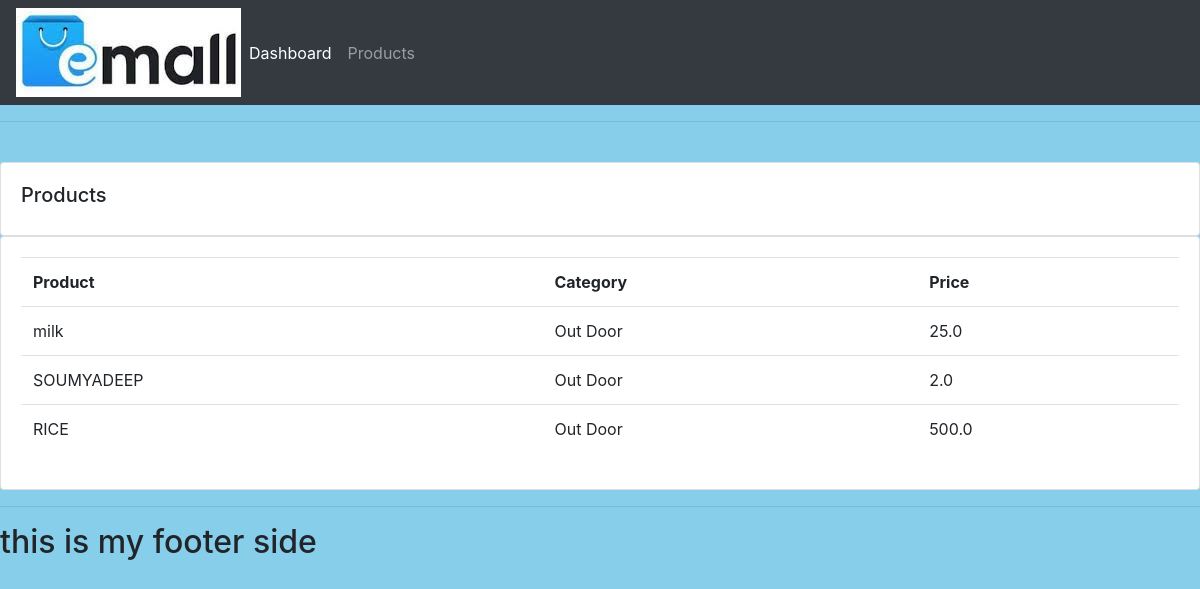
The app's page /product/ with its own data.
### accounts/models.py (models this page shows, shortened)
class Product(models.Model):
    CATEGORY=(
        ('Indoor','Indoor'),
        ('Out Door','Out Door'),
    )
    name=models.CharField(max_length=200,null=True)
    price=models.FloatField(null=True)
    category=models.CharField(max_length=200,null=True,choices=CATEGORY)
    descriptions=models.CharField(max_length=200,null=True,blank=True)
    date_created=models.DateTimeField(auto_now_add=True,null=True)
    tags=models.ManyToManyField(Tag)

### accounts/views.py (the view)
# urls.py: path('product/',views.product,name='product'),
def product(request):
    product=Product.objects.all()
    context={'product':product}
    return render(request,'accounts/product.html',context)

### templates/accounts/product.html
{%  extends 'main.html' %}
{% block content %}
		<br>
		<div class="row">
			<div class="col-md">
				<div class="card card-body">
					<h5>Products</h5>
				</div>
				<div class="card card-body">
					<table class="table">
						<tr>
							<th>Product</th>
							<th>Category</th>
							<th>Price</th>
						</tr>
						{% for i in product %}
							<tr>
								<td>{{i.name}}</td>
								<td>{{i.category}}</td>
								<td>{{i.price}}</td>
							</tr>
						{% endfor %}
					</table>
				</div>
			</div>
		</div>
{% endblock content %}

### templates/main.html (shortened to what this page needs)
<!DOCTYPE html>
<html lang="en">
{% load static %}
<head>
    <link rel="stylesheet" href="https://cdn.jsdelivr.net/npm/bootstrap@4.0.0/dist/css/bootstrap.min.css"
>
    <link rel="stylesheet" href="{% static 'css/main.css' %}">
</head>
<body>
{% include 'navbar.html' %}
<hr>
{% block content %}
{% endblock content  %}
<hr>
<h2>this is my footer side </h2>
</body>
</html>

### templates/navbar.html (shortened to what this page needs)
{% load static %}
<nav class="navbar navbar-expand-lg navbar-dark bg-dark">
  <img src="{% static 'images/e-mall.jpg' %}">
  <div class="collapse navbar-collapse" id="navbarNav">
    <ul class="navbar-nav">
      <li class="nav-item active">
        <a class="nav-link" href="{% url 'home' %}">Dashboard</a>
      </li>
      <li class="nav-item">
        <a class="nav-link" href="{% url 'product' %}">Products</a>
      </li>
    </ul>
  </div>
</nav>

### static/css/main.css (style rules this page uses)
body { background-color: skyblue; }

### records on screen
Product: name "milk", category "Out Door", price "25.0"
Product: name "SOUMYADEEP", category "Out Door", price "2.0"
Product: name "RICE", category "Out Door", price "500.0"
